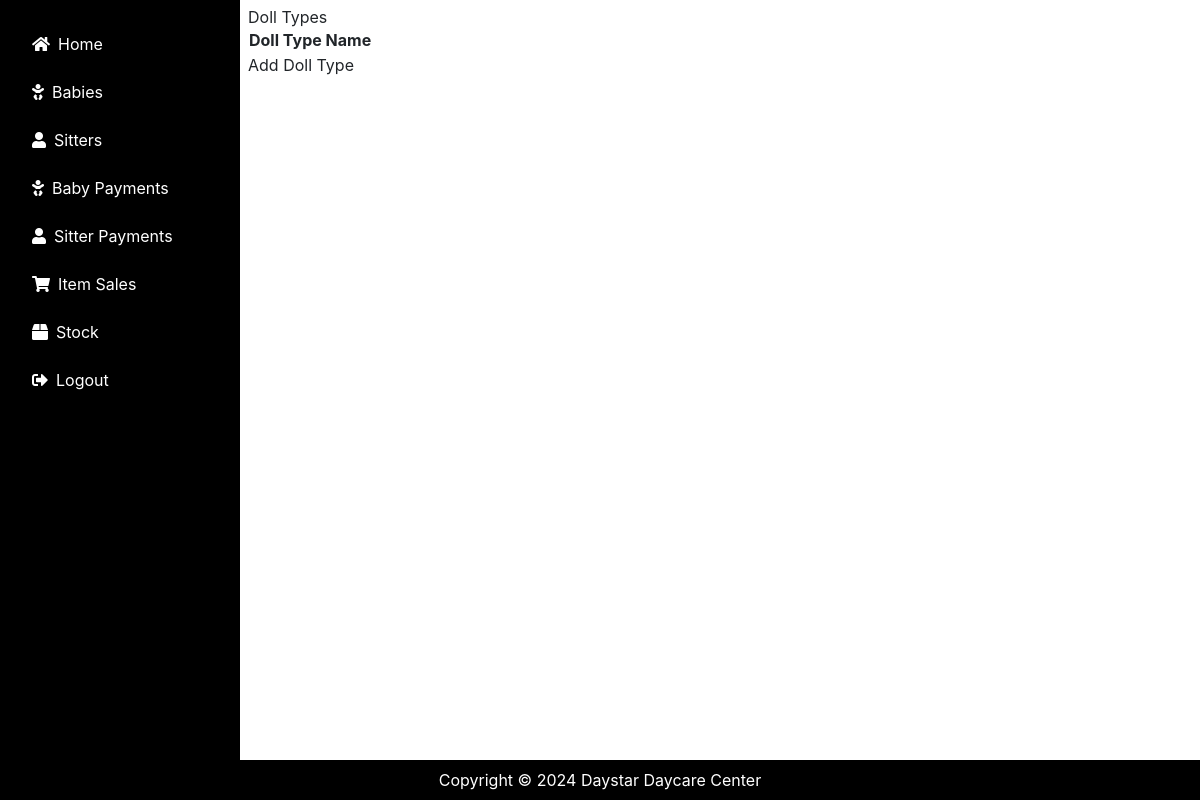
Before: /doll_types/ with the older database file.
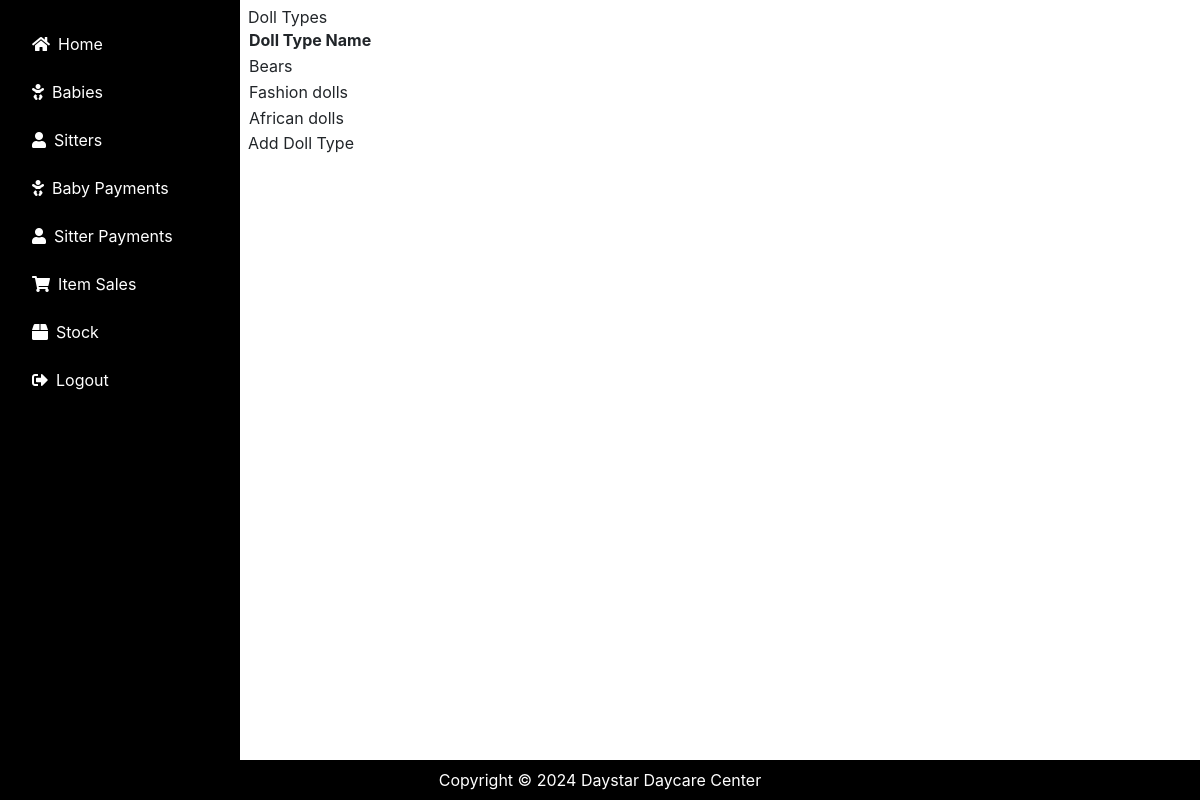
After: the same page with the newer database file.
### daycare/models.py (models this page shows, shortened)
class Doll_type(models.Model):
    name = models.CharField(max_length=100,null=True, blank=True)

### daycare/views.py (the view)
# urls.py: path('doll_types/', views.list_doll_types, name='list_doll_types'),
def list_doll_types(request):
    doll_types = Doll_type.objects.all()
    return render(request, 'daycare/doll_type_list.html', {'doll_types': doll_types})

### daycare/templates/daycare/doll_type_list.html (shortened to what this page needs)
{% extends 'daycare/base.html' %}
{% block content %}
<!DOCTYPE html>
<html>
<head>
</head>
<body>
    <h1>Doll Types</h1>
    <table>
        <thead>
            <tr>
                <th>Doll Type Name</th>
            </tr>
        </thead>
        <tbody>
            {% for doll_type in doll_types %}
                <tr>
                    <td>{{ doll_type.name }}</td>
                </tr>
            {% endfor %}
        </tbody>
    </table>
    <a href="{% url 'add_doll_type' %}">Add Doll Type</a>
</body>
</html>
{% endblock %}

Changed rows visible on the page:
added Doll_type: name "Bears"
added Doll_type: name "Fashion dolls"
added Doll_type: name "African dolls"
